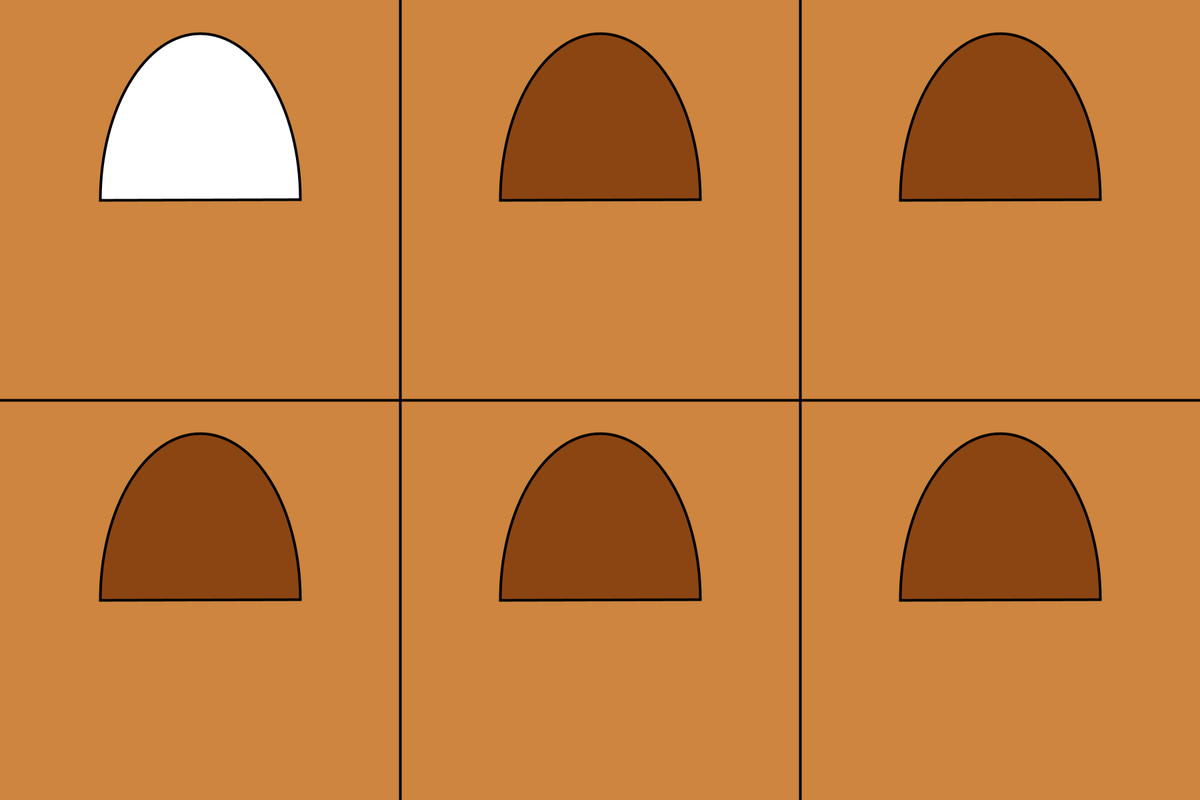
Frame 1 (no input)
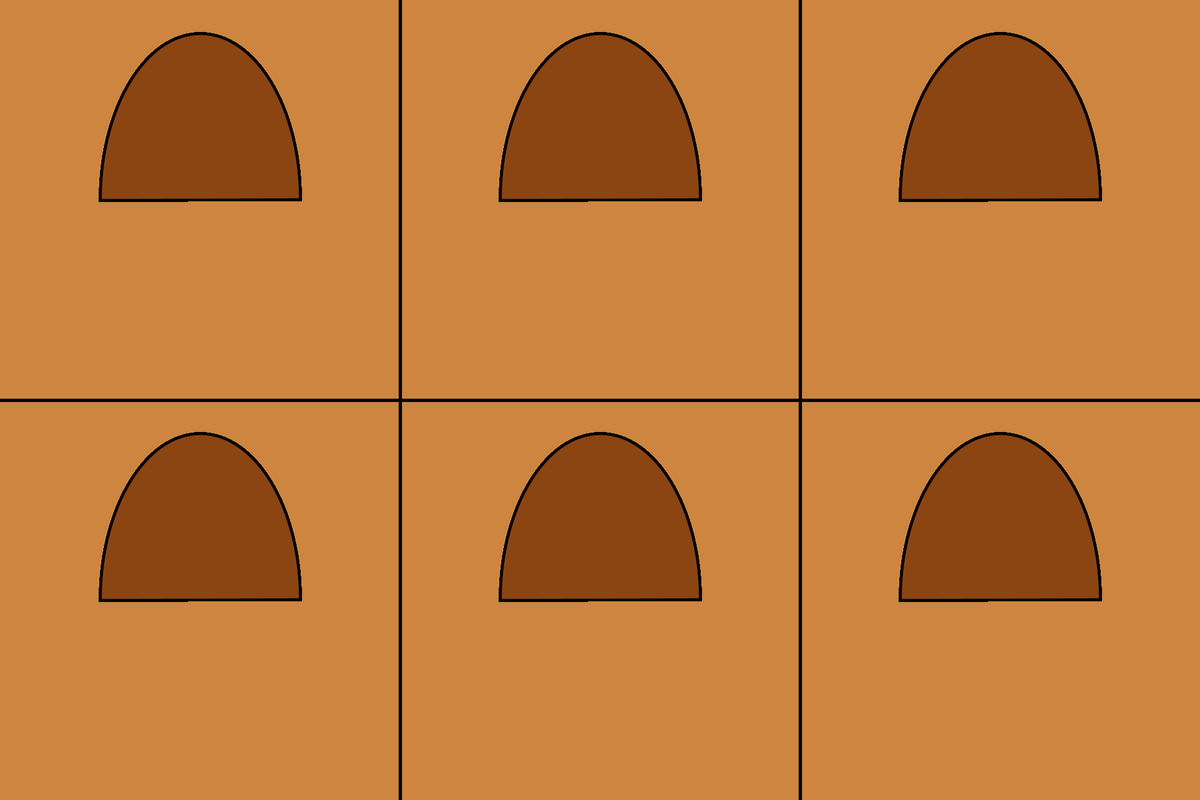
Frame 60 (the mouse pressed at the canvas centre just before this capture)
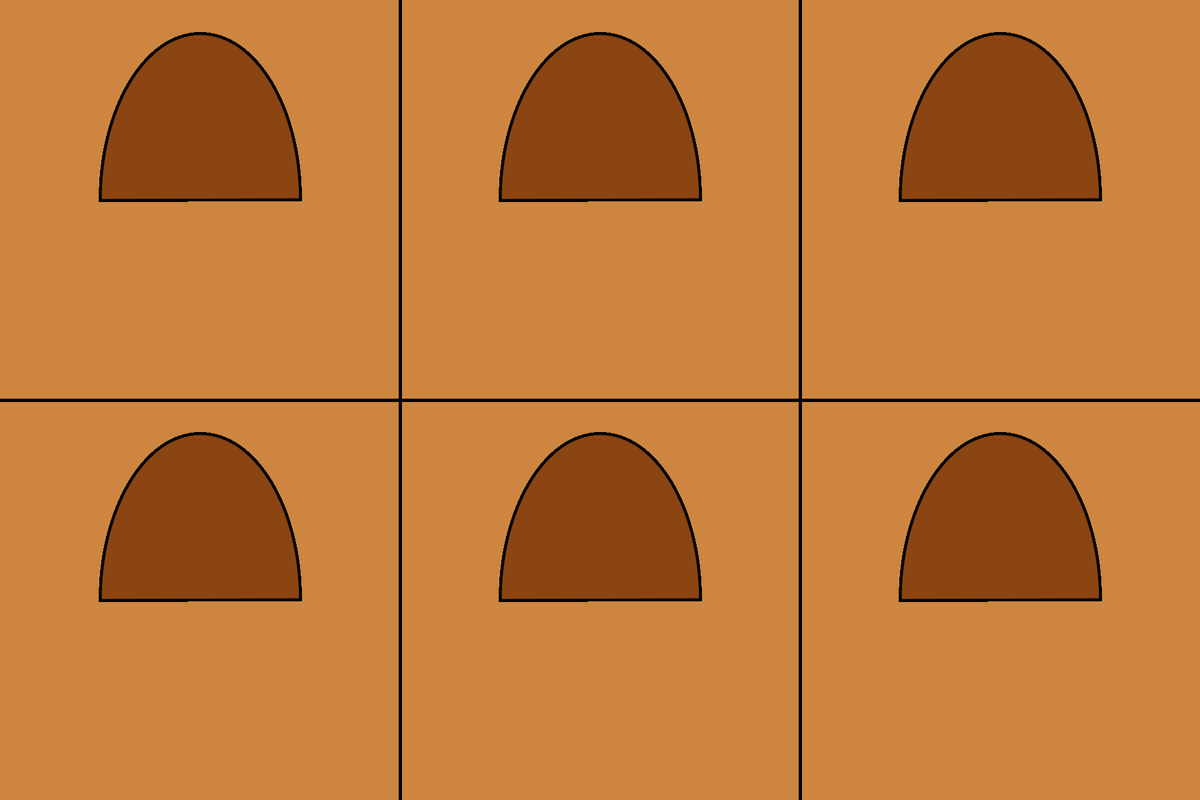
Frame 120 (the mouse held since frame 60 and released just before this capture)

The Processing sketch that drew these frames (run headless with seeded random() and noise(); from frame 60 on, the mouse is pressed at the canvas centre):

// Processing sketch: project_01
// ── project_01.pde
//adjective: illusive
// unwinnable whack-a-mole-game
void setup(){
  size(1800, 1200);
  background(205,133,63);
  
  
}

void draw(){
  strokeWeight(4);
  line(600,0,600,1200);
  line(1200,0,1200,1200);
  line(0,600,1800,600);
  
  
  ellipseMode(CENTER);  
  mole(300,300);
  mole(300,900);
  mole(900,300);
  mole(900,900);
  mole(1500,300);
  mole(1500,900);
  
}

void mole(int x, int y){
  translate(0,0);
  arc(x, y, 300, 500, -PI, 0, CHORD);  // upper half of circle
  fill(139,69,19);
}
